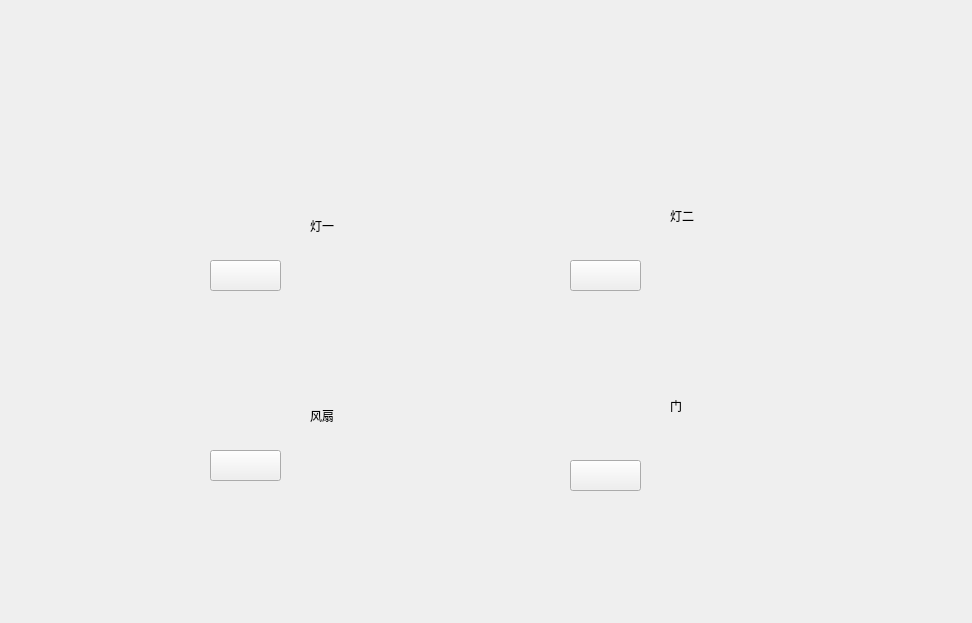
<?xml version="1.0" encoding="UTF-8"?>
<ui version="4.0">
 <class>DeviceManageWindow</class>
 <widget class="QMainWindow" name="DeviceManageWindow">
  <property name="geometry">
   <rect>
    <x>0</x>
    <y>0</y>
    <width>972</width>
    <height>623</height>
   </rect>
  </property>
  <property name="windowTitle">
   <string>MainWindow</string>
  </property>
  <widget class="QWidget" name="centralwidget">
   <property name="styleSheet">
    <string notr="true">#centralwidget{
border-image: url(:/image/function/above-atmosphere-clouds-37728.jpg);
}</string>
   </property>
   <widget class="QWidget" name="ledwidget1" native="true">
    <property name="geometry">
     <rect>
      <x>210</x>
      <y>160</y>
      <width>61</width>
      <height>81</height>
     </rect>
    </property>
    <property name="styleSheet">
     <string notr="true">border-image: url(:/image/room/closeled_ico.png);
</string>
    </property>
   </widget>
   <widget class="QPushButton" name="ledpushButton1">
    <property name="geometry">
     <rect>
      <x>210</x>
      <y>260</y>
      <width>71</width>
      <height>31</height>
     </rect>
    </property>
    <property name="styleSheet">
     <string notr="true">border-image: url(:/image/room/OFF.png);</string>
    </property>
    <property name="text">
     <string/>
    </property>
    <property name="checkable">
     <bool>true</bool>
    </property>
   </widget>
   <widget class="QPushButton" name="ledpushButton2">
    <property name="geometry">
     <rect>
      <x>570</x>
      <y>260</y>
      <width>71</width>
      <height>31</height>
     </rect>
    </property>
    <property name="styleSheet">
     <string notr="true">border-image: url(:/image/room/OFF.png);</string>
    </property>
    <property name="text">
     <string/>
    </property>
    <property name="checkable">
     <bool>true</bool>
    </property>
   </widget>
   <widget class="QWidget" name="ledwidget2" native="true">
    <property name="geometry">
     <rect>
      <x>570</x>
      <y>160</y>
      <width>61</width>
      <height>81</height>
     </rect>
    </property>
    <property name="styleSheet">
     <string notr="true">border-image: url(:/image/room/closeled_ico.png);
</string>
    </property>
   </widget>
   <widget class="QPushButton" name="fanpushButton">
    <property name="geometry">
     <rect>
      <x>210</x>
      <y>450</y>
      <width>71</width>
      <height>31</height>
     </rect>
    </property>
    <property name="styleSheet">
     <string notr="true">border-image: url(:/image/room/OFF.png);</string>
    </property>
    <property name="text">
     <string/>
    </property>
    <property name="checkable">
     <bool>true</bool>
    </property>
   </widget>
   <widget class="QWidget" name="fanwidget" native="true">
    <property name="geometry">
     <rect>
      <x>210</x>
      <y>370</y>
      <width>61</width>
      <height>61</height>
     </rect>
    </property>
    <property name="styleSheet">
     <string notr="true">border-image: url(:/image/room/closefan_ico.png);</string>
    </property>
   </widget>
   <widget class="QWidget" name="doorwidget" native="true">
    <property name="geometry">
     <rect>
      <x>575</x>
      <y>370</y>
      <width>61</width>
      <height>71</height>
     </rect>
    </property>
    <property name="styleSheet">
     <string notr="true">border-image: url(:/image/room/closedoor_ico.png);</string>
    </property>
   </widget>
   <widget class="QPushButton" name="doorpushButton">
    <property name="geometry">
     <rect>
      <x>570</x>
      <y>460</y>
      <width>71</width>
      <height>31</height>
     </rect>
    </property>
    <property name="styleSheet">
     <string notr="true">border-image: url(:/image/room/OFF.png);</string>
    </property>
    <property name="text">
     <string/>
    </property>
    <property name="checkable">
     <bool>true</bool>
    </property>
   </widget>
   <widget class="QWidget" name="widget_2" native="true">
    <property name="geometry">
     <rect>
      <x>60</x>
      <y>40</y>
      <width>273</width>
      <height>70</height>
     </rect>
    </property>
    <property name="styleSheet">
     <string notr="true">border-image: url(:/image/login/farsight.png);</string>
    </property>
   </widget>
   <widget class="QLabel" name="label">
    <property name="geometry">
     <rect>
      <x>310</x>
      <y>210</y>
      <width>81</width>
      <height>31</height>
     </rect>
    </property>
    <property name="styleSheet">
     <string notr="true">font: 16pt &quot;微软雅黑&quot;;
color: rgb(0, 0, 0);</string>
    </property>
    <property name="text">
     <string>灯一</string>
    </property>
   </widget>
   <widget class="QLabel" name="label_2">
    <property name="geometry">
     <rect>
      <x>670</x>
      <y>200</y>
      <width>81</width>
      <height>31</height>
     </rect>
    </property>
    <property name="styleSheet">
     <string notr="true">font: 16pt &quot;微软雅黑&quot;;
color: rgb(0, 0, 0);</string>
    </property>
    <property name="text">
     <string>灯二</string>
    </property>
   </widget>
   <widget class="QLabel" name="label_3">
    <property name="geometry">
     <rect>
      <x>310</x>
      <y>400</y>
      <width>81</width>
      <height>31</height>
     </rect>
    </property>
    <property name="styleSheet">
     <string notr="true">font: 16pt &quot;微软雅黑&quot;;
color: rgb(0, 0, 0);</string>
    </property>
    <property name="text">
     <string>风扇</string>
    </property>
   </widget>
   <widget class="QLabel" name="label_4">
    <property name="geometry">
     <rect>
      <x>670</x>
      <y>390</y>
      <width>81</width>
      <height>31</height>
     </rect>
    </property>
    <property name="styleSheet">
     <string notr="true">font: 16pt &quot;微软雅黑&quot;;
color: rgb(0, 0, 0);</string>
    </property>
    <property name="text">
     <string>门</string>
    </property>
   </widget>
  </widget>
 </widget>
 <resources/>
 <connections/>
</ui>
